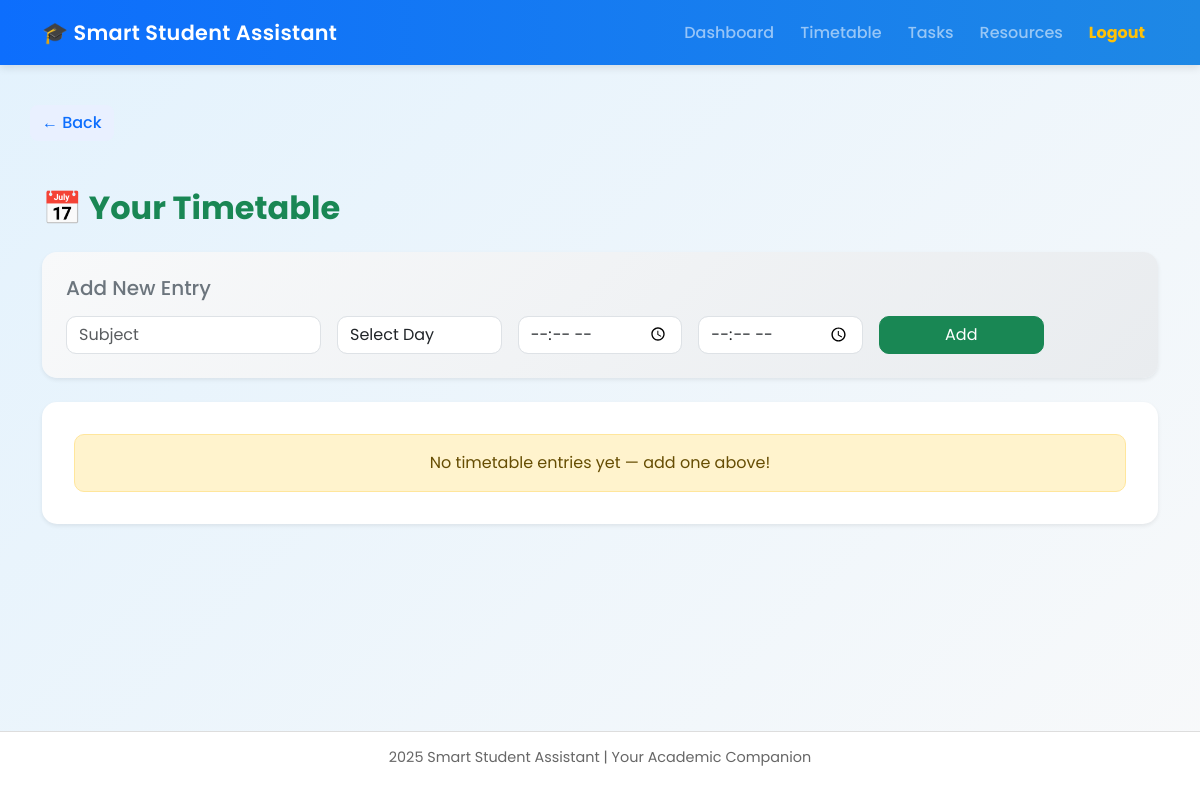
The app's page /timetable/ (signed in), older data.
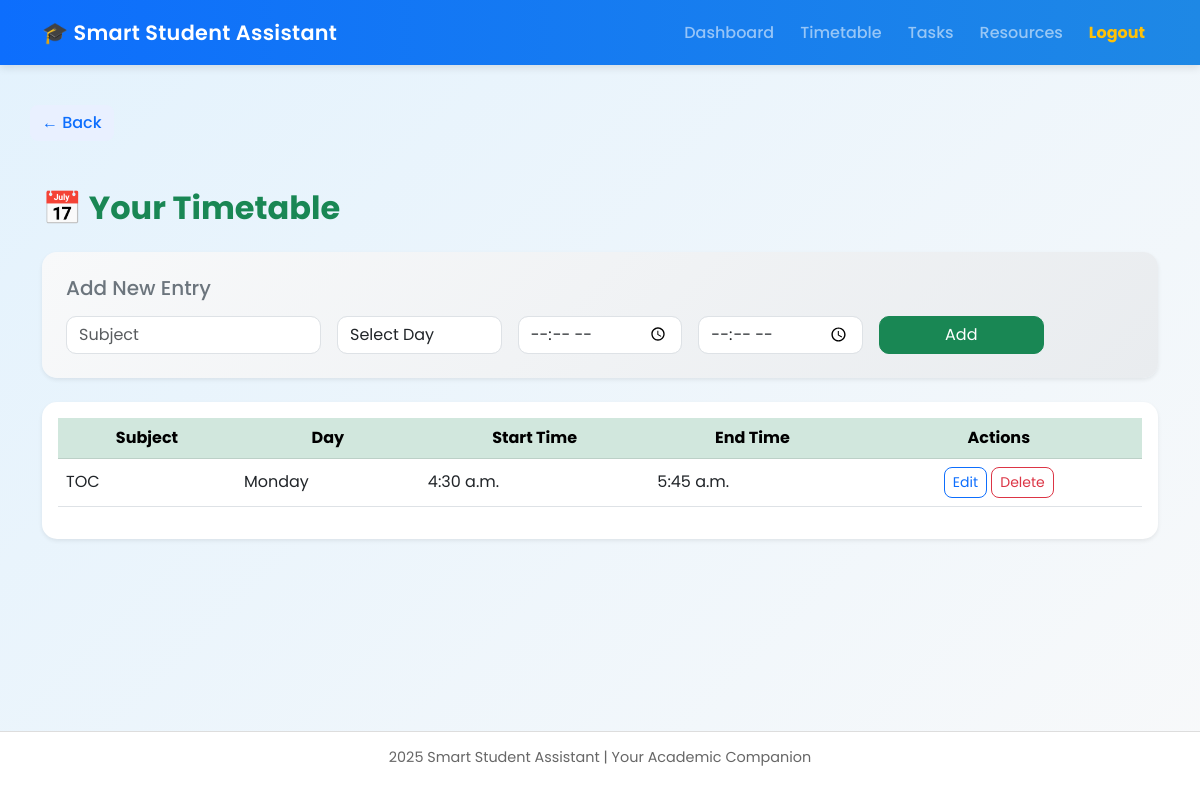
The same page, newer data.
### core/models.py (models this page shows, shortened)
class Timetable(models.Model):
    user = models.ForeignKey(User, on_delete=models.CASCADE)
    subject = models.CharField(max_length=100)
    day = models.CharField(max_length=20, choices=DAYS)
    start_time = models.TimeField()
    end_time = models.TimeField()
    notes = models.TextField(blank=True)
    class Meta:
        ordering = ['day', 'start_time']

### core/views.py (the view, shortened to what this page needs)
@login_required
def timetable(request):
    timetables = Timetable.objects.filter(user=request.user)
    return render(request, 'core/timetable.html', {'timetables': timetables})

### core/templates/core/timetable.html (shortened to what this page needs)
{% extends 'core/base.html' %} {% block content %}
<div class="container mt-5">
  <h2 class="fw-bold text-success mb-4">📅 Your Timetable</h2>
  <div
    class="card p-4 shadow-sm mb-4"
    style="
      border-radius: 15px;
      background: linear-gradient(135deg, #f8f9fa, #e9ecef);
    "
  >
    <h5 class="text-secondary mb-3">Add New Entry</h5>
    <form method="POST">
      <div class="row g-3">
        <div class="col-md-3">
          <input
            type="text"
            name="subject"
            class="form-control"
            placeholder="Subject"
            style="border-radius: 10px"
            required
          />
        </div>
        <div class="col-md-2">
          <select
            name="day"
            class="form-control"
            style="border-radius: 10px"
            required
          >
            <option value="">Select Day</option>
          </select>
        </div>
        <div class="col-md-2">
          <input
            type="time"
            name="start_time"
            class="form-control"
            placeholder="Start Time"
            style="border-radius: 10px"
            required
          />
        </div>
        <div class="col-md-2">
          <input
            type="time"
            name="end_time"
            class="form-control"
            placeholder="End Time"
            style="border-radius: 10px"
            required
          />
        </div>
        <div class="col-md-2">
          <button
            type="submit"
            class="btn btn-success w-100"
            style="border-radius: 10px"
          >
            Add
          </button>
        </div>
      </div>
    </form>
  </div>
  <div class="card shadow-sm p-3" style="border-radius: 15px">
    {% if timetables %}
    <table class="table table-hover align-middle">
      <thead class="table-success text-center" style="border-radius: 10px">
        <tr>
          <th>Subject</th>
          <th>Day</th>
          <th>Start Time</th>
          <th>End Time</th>
          <th>Actions</th>
        </tr>
      </thead>
      <tbody>
        {% for t in timetables %}
        <tr style="border-radius: 10px">
          <td>{{ t.subject }}</td>
          <td>{{ t.day }}</td>
          <td>{{ t.start_time }}</td>
          <td>{{ t.end_time }}</td>
          <td class="text-center">
            <a
              href="{% url 'timetable_edit' t.pk %}"
              class="btn btn-sm btn-outline-primary"
              style="border-radius: 8px"
              >Edit</a
            >
            <a
              href="{% url 'timetable_delete' t.id %}"
              class="btn btn-sm btn-outline-danger"
              style="border-radius: 8px"
              >Delete</a
            >
          </td>
        </tr>
        {% endfor %}
      </tbody>
    </table>
    {% else %}
    <div
      class="alert alert-warning text-center m-3"
      style="border-radius: 10px"
    >
      No timetable entries yet — add one above!
    </div>
    {% endif %}
  </div>
</div>
{% endblock %}

### core/templates/core/base.html (shortened to what this page needs)
<!DOCTYPE html>
<html lang="en">
<head>
  <link href="https://cdn.jsdelivr.net/npm/bootstrap@5.3.0/dist/css/bootstrap.min.css" rel="stylesheet">
<link href="https://cdn.jsdelivr.net/npm/bootstrap-icons@1.11.1/font/bootstrap-icons.css" rel="stylesheet">
</head>
<body>
  <nav class="navbar navbar-expand-lg navbar-dark">
    <div class="container">
      <a class="navbar-brand" href="{% url 'dashboard' %}">🎓 Smart Student Assistant</a>
      <div class="collapse navbar-collapse" id="navbarNav">
        <ul class="navbar-nav ms-auto">
          {% if user.is_authenticated %}
            <li class="nav-item"><a class="nav-link" href="{% url 'dashboard' %}">Dashboard</a></li>
            <li class="nav-item"><a class="nav-link" href="{% url 'timetable' %}">Timetable</a></li>
            <li class="nav-item"><a class="nav-link" href="{% url 'tasks' %}">Tasks</a></li>
            <li class="nav-item"><a class="nav-link" href="{% url 'resources' %}">Resources</a></li>
            <li class="nav-item">
              <a class="nav-link text-warning fw-bold" href="{% url 'logout' %}">Logout</a>
            </li>
          {% else %}
            <li class="nav-item"><a class="nav-link" href="{% url 'login' %}">Login</a></li>
            <li class="nav-item"><a class="nav-link" href="{% url 'register' %}">Register</a></li>
          {% endif %}
        </ul>
      </div>
    </div>
  </nav>
  <div class="container main-container">
    {% if request.resolver_match.url_name != 'dashboard' %}
      <div class="mb-4">
        <button class="btn btn-back" onclick="history.back()">← Back</button>
      </div>
    {% endif %}
    {% block content %}
    {% endblock %}
  </div>
  <footer>
    <p>2025 Smart Student Assistant | Your Academic Companion</p>
  </footer>
</body>
</html>

### core/templates/core/base.html (style rules this page uses)
body { background: linear-gradient(135deg, #e3f2fd, #f8f9fa); font-family: 'Poppins', sans-serif; color: #333; min-height: 100vh; display: flex; flex-direction: column; }
.navbar { background: linear-gradient(90deg, #0d6efd, #1e88e5); box-shadow: 0 3px 8px rgba(0, 0, 0, 0.1); padding: 12px 0; }
.navbar-brand { font-weight: 600; font-size: 1.3rem; letter-spacing: 0.3px; }
.nav-link { font-weight: 500; transition: all 0.3s ease; margin: 0 5px; }
.btn-back { border-radius: 8px; border: none; background-color: #e9f0ff; color: #0d6efd; font-weight: 500; transition: 0.2s ease-in-out; }
.main-container { flex: 1; padding: 40px 0; }
.card { border: none; border-radius: 15px; box-shadow: 0 6px 20px rgba(0, 0, 0, 0.08); background: #fff; transition: all 0.3s ease-in-out; }
footer { text-align: center; padding: 15px 0; background-color: #fff; border-top: 1px solid #ddd; color: #666; font-size: 0.9rem; }

Row changes from the older to the newer data that the page shows:
added Timetable: subject "TOC", day "Monday", start_time "4:30 a.m.", end_time "5:45 a.m."
Text that changed along with them:
text no longer shown: "No timetable entries yet — add one above!"
text now shown: "Subject Day Start Time End Time Actions"
